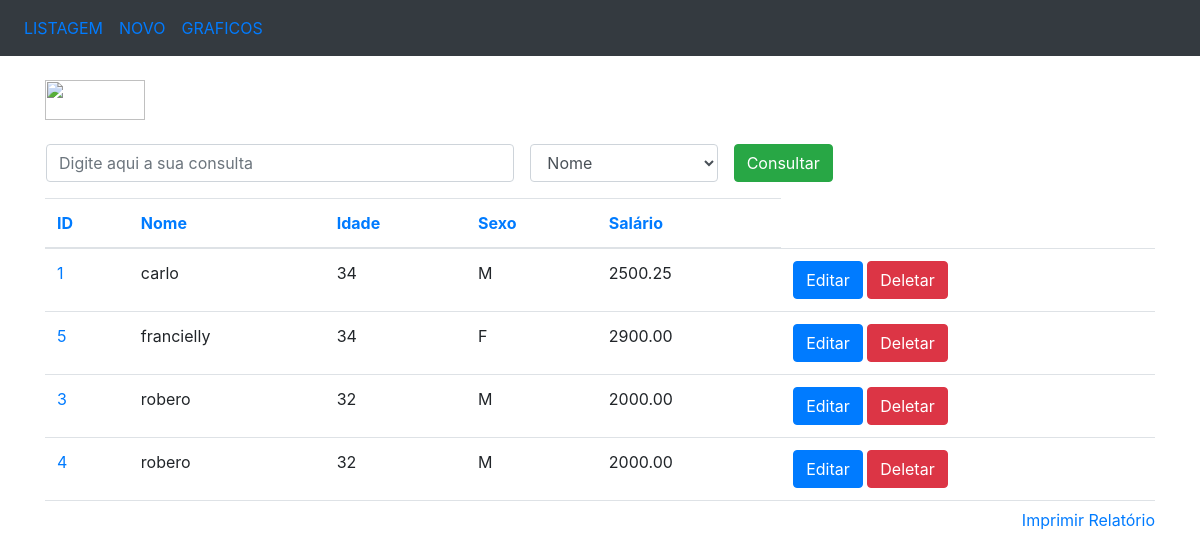
The app's page /ordenacao/nome/id with its own data.
### app/models/tables.py (models this page shows, shortened)
class Pessoa(db.Model):
	__tablename__ = 'pessoas'
	id = db.Column(db.Integer, primary_key=True)
	nome = db.Column(db.String(50), nullable=False)
	idade = db.Column(db.Integer)
	sexo = db.Column(db.String(1))
	salario= db.Column(db.Float)

### app/controllers/default.py (the view)
@app.route('/ordenacao/<campo>/<ordem_anterior>')
def ordenacao(campo='id', ordem_anterior=''):
	if campo == 'id':
		if ordem_anterior == campo:
			pessoas = Pessoa.query.order_by(Pessoa.id.desc()).all()
		else:
			pessoas = Pessoa.query.order_by(Pessoa.id).all()
	elif campo == 'nome':
		if ordem_anterior == campo:
			pessoas = Pessoa.query.order_by(Pessoa.nome.desc()).all()
		else:
			pessoas = Pessoa.query.order_by(Pessoa.nome).all()
	elif campo == 'idade':
		if ordem_anterior == campo:
			pessoas = Pessoa.query.order_by(Pessoa.idade.desc()).all()
		else:
			pessoas = Pessoa.query.order_by(Pessoa.idade).all()
	elif campo == 'sexo':
		if ordem_anterior == campo:
			pessoas = Pessoa.query.order_by(Pessoa.sexo.desc()).all()
		else:
			pessoas = Pessoa.query.order_by(Pessoa.sexo).all()
	elif campo == 'salario':
		if ordem_anterior == campo:
			pessoas = Pessoa.query.order_by(Pessoa.salario.desc()).all()
		else:
			pessoas = Pessoa.query.order_by(Pessoa.salario).all()
	else:
		pessoas = Pessoa.query.order_by(Pessoa.id).all()
	return render_template('listagem.html', pessoas=pessoas, ordem='campo')

### app/templates/listagem.html (shortened to what this page needs)
<!DOCTYPE html>
<html>
<head>
	<link rel="stylesheet" href="https://maxcdn.bootstrapcdn.com/bootstrap/4.3.1/css/bootstrap.min.css">
</head>
<body>
	<nav class="navbar navbar-expand-sm bg-dark">
		<ul class="navbar-nav">
			<li class="nav-item">
				<a class="nav-link" href="/listagem">LISTAGEM</a>
			</li>
			<li class="nav-item">
				<a class="nav-link" href="/insercao">NOVO</a>
			</li>
			<li class="nav-item">
				<a class="nav-link" href="/graficos">GRAFICOS</a>
			</li>
		</ul>
	</nav>
	<br>
	<div class="container">
		<img src="{{ url_for('static', filename='img/logo.png') }}" style="width: 100px; height: 40px;">
		<br><br>
		<form action="/consulta" method="POST" name="frm_consulta" class="ml-3">
			<div class="form-group">
				<div class="row">
					<input type="text" class="form-control col-md-5 mr-3" name="consulta" placeholder="Digite aqui a sua consulta">
					<select class="form-control col-md-2 mr-3" name="campo">
						<option value="nome">Nome</option>
					</select>
					<button type="submit" class="btn btn-success">Consultar</button>
				</div>
			</div>
		</form>
		<div style="overflow: scroll; height: 310px; width: 100%" align="center">
			<table class="table">
				<thead>
					<tr>
						<th><a href="/ordenacao/id/{{ ordem }}">ID</a></th>
						<th><a href="/ordenacao/nome/{{ ordem }}">Nome</a></th>
						<th><a href="/ordenacao/idade/{{ ordem }}">Idade</a></th>
						<th><a href="/ordenacao/sexo/{{ ordem }}">Sexo</a></th>
						<th><a href="/ordenacao/salario/{{ ordem }}">Salário</a></th>
					</tr>
				</thead>
				<tbody>
					{% for pessoa in pessoas %}
						<tr>
							<td nowrap="true">
								<a href="/selecao/{{pessoa.id}}">{{pessoa.id}}</a>
							</td>
							<td nowrap="true">{{pessoa.nome}}</td>
							<td nowrap="true">{{pessoa.idade}}</td>
							<td nowrap="true">{{pessoa.sexo}}</td>
							<td nowrap="true">
								{% print("%.2f" % pessoa.salario)%}
							</td>
							<td>
								<a href="/edicao/{{pessoa.id}}" class="btn btn-primary" role="button"> Editar</a>
								<a href="/delecao/{{pessoa.id}}" class="btn btn-danger" role="button"> Deletar</a>
							</td>
						</tr>
					{% endfor %}
				</tbody>
			</table>
		</div>
		<a href="#" style="float: right;" onclick="relatorio()">Imprimir Relatório</a>
	</div>
</body>
</html>

### records on screen
Pessoa: id "1", nome "carlo", idade "34", sexo "M", salario "2500.25"
Pessoa: id "5", nome "francielly", idade "34", sexo "F", salario "2900.00"
Pessoa: id "3", nome "robero", idade "32", sexo "M", salario "2000.00"
Pessoa: id "4", nome "robero", idade "32", sexo "M", salario "2000.00"
